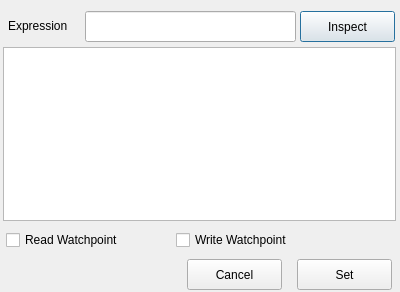
<?xml version="1.0" encoding="UTF-8"?>
<ui version="4.0">
 <class>Dialog</class>
 <widget class="QDialog" name="Dialog">
  <property name="geometry">
   <rect>
    <x>0</x>
    <y>0</y>
    <width>400</width>
    <height>292</height>
   </rect>
  </property>
  <property name="windowTitle">
   <string>Dialog</string>
  </property>
  <widget class="QLabel" name="lblExp">
   <property name="geometry">
    <rect>
     <x>8</x>
     <y>15</y>
     <width>71</width>
     <height>21</height>
    </rect>
   </property>
   <property name="text">
    <string>Expression</string>
   </property>
  </widget>
  <widget class="QPushButton" name="cmdInspect">
   <property name="geometry">
    <rect>
     <x>300</x>
     <y>11</y>
     <width>95</width>
     <height>31</height>
    </rect>
   </property>
   <property name="text">
    <string>Inspect</string>
   </property>
  </widget>
  <widget class="QLineEdit" name="lineEditExp">
   <property name="geometry">
    <rect>
     <x>85</x>
     <y>11</y>
     <width>211</width>
     <height>31</height>
    </rect>
   </property>
  </widget>
  <widget class="QTableWidget" name="tableInspect">
   <property name="geometry">
    <rect>
     <x>3</x>
     <y>47</y>
     <width>393</width>
     <height>174</height>
    </rect>
   </property>
  </widget>
  <widget class="QCheckBox" name="cbRead">
   <property name="geometry">
    <rect>
     <x>6</x>
     <y>227</y>
     <width>141</width>
     <height>26</height>
    </rect>
   </property>
   <property name="text">
    <string>Read Watchpoint</string>
   </property>
  </widget>
  <widget class="QCheckBox" name="cbWrite">
   <property name="geometry">
    <rect>
     <x>176</x>
     <y>227</y>
     <width>141</width>
     <height>26</height>
    </rect>
   </property>
   <property name="text">
    <string>Write Watchpoint</string>
   </property>
  </widget>
  <widget class="QPushButton" name="cmdSet">
   <property name="geometry">
    <rect>
     <x>297</x>
     <y>259</y>
     <width>95</width>
     <height>31</height>
    </rect>
   </property>
   <property name="text">
    <string>Set</string>
   </property>
  </widget>
  <widget class="QPushButton" name="cmdCancel">
   <property name="geometry">
    <rect>
     <x>187</x>
     <y>259</y>
     <width>95</width>
     <height>31</height>
    </rect>
   </property>
   <property name="text">
    <string>Cancel</string>
   </property>
  </widget>
 </widget>
 <resources/>
 <connections/>
</ui>
